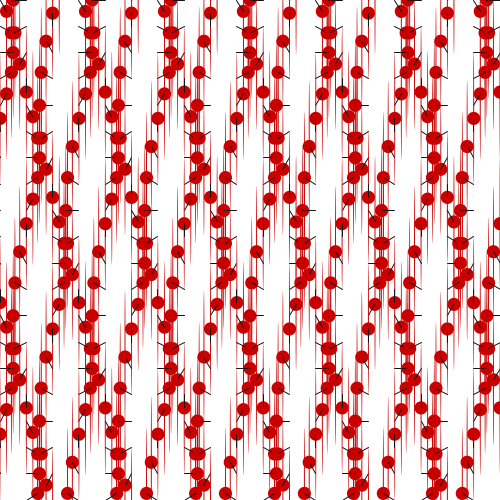
Frame 1 (no input)
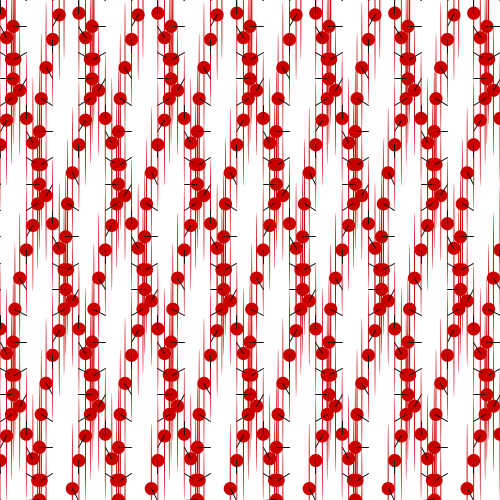
Frame 60 (the mouse pressed at the canvas centre just before this capture)
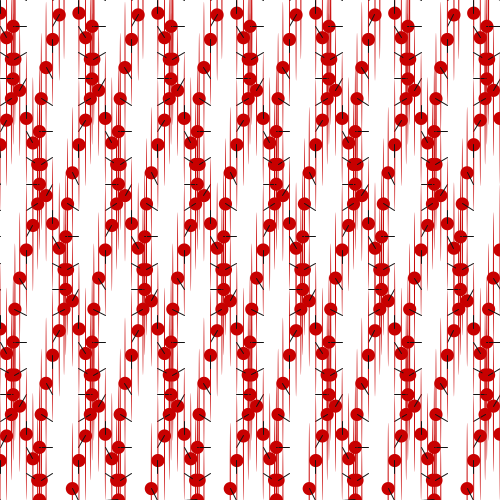
Frame 120 (the mouse held since frame 60 and released just before this capture)

The Processing sketch that drew these frames (run headless with seeded random() and noise(); from frame 60 on, the mouse is pressed at the canvas centre):

// Processing sketch: processing_150983
// ── processing_150983.pde

/*
 * Creative Coding
 * Week 2, 05 - Moving Patterns 1
 * by Indae Hwang and Jon McCormack
 * Copyright (c) 2014 Monash University
 *
 * This sketch builds on the previous sketches, drawing shapes based on the
 * current framerate. The movement of individual shapes combine to create a
 * gestalt field of motion. Use the arrow keys on your keyboard to change the
 * frame rate. 
 * 
 */

// variable used to store the current frame rate value
int frame_rate_value;

void setup() {
  size(500, 500);

  frame_rate_value = 6;
  frameRate(frame_rate_value);
  rectMode(CENTER);
  background(255);
}


void draw() {

  background(255);

  int num = 20;
  int margin = 0;
  float gutter = 0; //distance between each cell
  float cellsize = ( width - (2 * margin) - gutter * (num - 1) ) / (num - 1);

  int circleNumber = 0; // counter
  for (int i=0; i<num; i++) {
    for (int j=0; j<num; j++) {
      circleNumber = (i * num) + j; // different way to calculate the circle number from w2_04

      float tx = margin + cellsize * i + gutter * i;
      float ty = margin + cellsize * j + gutter * j;

      movingCircle(tx, ty, cellsize, circleNumber);
    }
  }
} //end of draw 


void movingCircle(float x, float y, float size, int circleNum) {

  float finalAngle;
  finalAngle = frameCount + circleNum;

  //the rotating angle for each tempX and tempY postion is affected by frameRate and angle;  
  float tempX = x + (size / 2) * sin(PI / frame_rate_value * finalAngle);
  float tempY = y + (size / 2) * cos(PI / frame_rate_value * finalAngle);

  noStroke();
  fill(200,0,0);
  ellipse(tempX, tempY, size/2, size/2);
  ellipse(tempX, tempY, 1, size*5);
  stroke(10);
  fill(0);
  stroke(20);
  line(x, y, tempX, tempY);
}


/*
 * keyReleased function
 *
 * called automatically by Processing when a keyboard key is released
 */
void keyReleased() {

  // right arrow -- increase frame_rate_value
  if (keyCode == RIGHT && frame_rate_value < 60) {
    frame_rate_value++;
  }

  // left arrow -- decrease frame_rate_value
  if ( keyCode == LEFT && frame_rate_value > 1) {
    frame_rate_value--;
  }

  // set the frameRate and print current value on the screen
  frameRate(frame_rate_value);
  println("Current frame Rate is: " + frame_rate_value);
}
